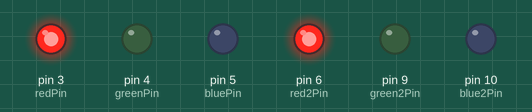
The sketch below on a simulated Arduino Uno, built with avr-gcc and run on an emulated ATmega328P. On the bench: output pins drawn as LEDs (lit = HIGH).

Above: at 0.05 s.
At 2.05 s:
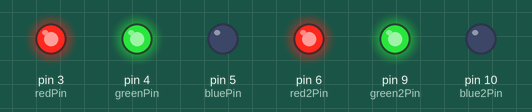
At 4.15 s:
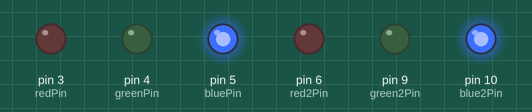
At 7.95 s:
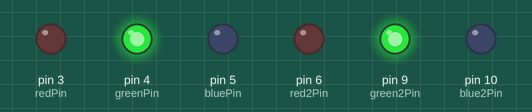
At 15.95 s:
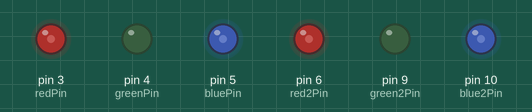
Timing chart, 0 to 20.9 s (numbered marks = the images above):
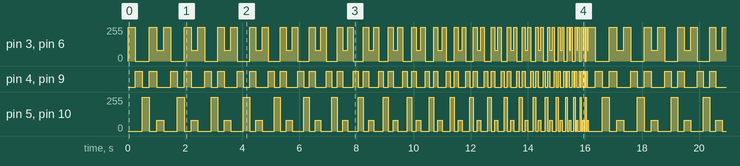

The sketch:

X-Ray_Skull_-_Eye_Lights_28.ino
```cpp
// (licence header left out)
int redPin = 3;
int greenPin = 4;
int bluePin = 5;
int red2Pin = 6;
int green2Pin = 9;
int blue2Pin = 10;
int delayPeriodSlow = 250 ; //just example values lower value is faster
// original value set to 250
int delayPeriodFast = 25;
int delayPeriodIncrement = 10;


//********************  SETUP    **********************

void setup()
{

  pinMode(redPin, OUTPUT);
  pinMode(greenPin, OUTPUT);
  pinMode(bluePin, OUTPUT);
  pinMode(red2Pin, OUTPUT);
  pinMode(green2Pin, OUTPUT);
  pinMode(blue2Pin, OUTPUT);


}


//********************  MAIN LOOP    **********************


void loop()
{

 int i;
for(i = delayPeriodSlow; i>= delayPeriodFast; i = i - delayPeriodIncrement) //speed up
{
  flashColors(i);
}
for(i = delayPeriodFast; i>= delayPeriodSlow; i=i + delayPeriodIncrement) //slow down
{
flashColors(i);
}
}
void flashColors(int delayPeriod)

{
setColor(255, 0, 0); // red
delay(delayPeriod);
setColor(0, 255, 0); // green
delay(delayPeriod);
setColor(0, 0, 255); // blue
delay(delayPeriod);
setColor(255, 255, 0); //yellow
delay(delayPeriod);
setColor(80, 0, 80); //purple
delay(delayPeriod);
}

void setColor(int red, int green, int blue)
{
analogWrite(redPin, red);
analogWrite(greenPin, green);
analogWrite(bluePin, blue);
analogWrite(red2Pin, red);
analogWrite(green2Pin, green);
analogWrite(blue2Pin, blue);

}
```

Measured:
- by itself, pin 3 (redPin), pin 5 (bluePin), pin 6 (red2Pin), pin 10 (blue2Pin): moves between 0/255 and 255/255, repeating every 16.1 s
- by itself, pin 4 (greenPin), pin 9 (green2Pin): moves between LOW and HIGH, repeating every 16.1 s
